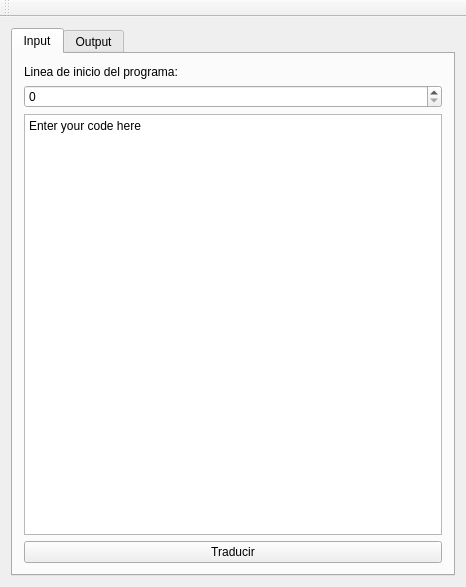
<?xml version="1.0" encoding="UTF-8"?>
<ui version="4.0">
 <class>GuiArqui2</class>
 <widget class="QMainWindow" name="GuiArqui2">
  <property name="geometry">
   <rect>
    <x>0</x>
    <y>0</y>
    <width>466</width>
    <height>587</height>
   </rect>
  </property>
  <property name="windowTitle">
   <string>Traductor Arqui 2</string>
  </property>
  <widget class="QWidget" name="centralWidget">
   <layout class="QVBoxLayout" name="verticalLayout_2">
    <item>
     <widget class="QTabWidget" name="tab_text">
      <property name="toolTip">
       <string>&lt;html&gt;&lt;head/&gt;&lt;body&gt;&lt;p&gt;&lt;br/&gt;&lt;/p&gt;&lt;/body&gt;&lt;/html&gt;</string>
      </property>
      <property name="currentIndex">
       <number>0</number>
      </property>
      <widget class="QWidget" name="tab">
       <attribute name="title">
        <string>Input</string>
       </attribute>
       <layout class="QVBoxLayout" name="verticalLayout">
        <item>
         <widget class="QLabel" name="label">
          <property name="text">
           <string>Linea de inicio del programa:</string>
          </property>
         </widget>
        </item>
        <item>
         <widget class="QSpinBox" name="spinBox">
          <property name="minimum">
           <number>0</number>
          </property>
         </widget>
        </item>
        <item>
         <widget class="QPlainTextEdit" name="text_in">
          <property name="plainText">
           <string>Enter your code here</string>
          </property>
         </widget>
        </item>
        <item>
         <widget class="QPushButton" name="Traduction">
          <property name="text">
           <string>Traducir</string>
          </property>
          <property name="autoDefault">
           <bool>false</bool>
          </property>
         </widget>
        </item>
       </layout>
      </widget>
      <widget class="QWidget" name="tab_2">
       <attribute name="title">
        <string>Output</string>
       </attribute>
       <layout class="QVBoxLayout" name="verticalLayout_3">
        <item>
         <widget class="QTextBrowser" name="text_out"/>
        </item>
       </layout>
      </widget>
     </widget>
    </item>
   </layout>
  </widget>
  <widget class="QToolBar" name="mainToolBar">
   <attribute name="toolBarArea">
    <enum>TopToolBarArea</enum>
   </attribute>
   <attribute name="toolBarBreak">
    <bool>false</bool>
   </attribute>
  </widget>
 </widget>
 <layoutdefault spacing="6" margin="11"/>
 <resources/>
 <connections/>
</ui>
